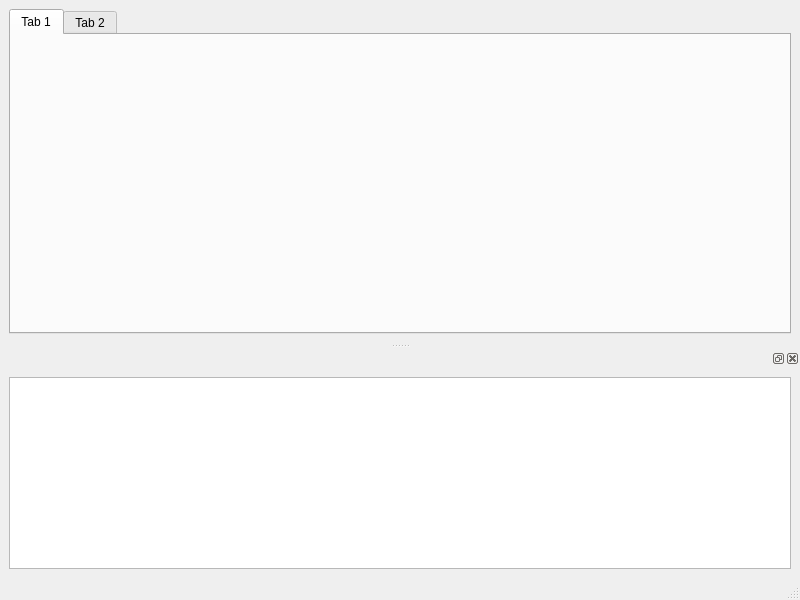
<?xml version="1.0" encoding="UTF-8"?>
<ui version="4.0">
 <class>MainWindow</class>
 <widget class="QMainWindow" name="MainWindow">
  <property name="geometry">
   <rect>
    <x>0</x>
    <y>0</y>
    <width>800</width>
    <height>600</height>
   </rect>
  </property>
  <property name="windowTitle">
   <string>MainWindow</string>
  </property>
  <widget class="QWidget" name="centralwidget">
   <layout class="QGridLayout" name="gridLayout_2">
    <item row="0" column="0">
     <layout class="QGridLayout" name="gridLayout">
      <item row="0" column="0">
       <widget class="QTabWidget" name="tabWidget">
        <widget class="QWidget" name="tab">
         <attribute name="title">
          <string>Tab 1</string>
         </attribute>
        </widget>
        <widget class="QWidget" name="tab_2">
         <attribute name="title">
          <string>Tab 2</string>
         </attribute>
        </widget>
       </widget>
      </item>
     </layout>
    </item>
   </layout>
  </widget>
  <widget class="QMenuBar" name="menubar">
   <property name="geometry">
    <rect>
     <x>0</x>
     <y>0</y>
     <width>800</width>
     <height>26</height>
    </rect>
   </property>
  </widget>
  <widget class="QStatusBar" name="statusbar"/>
  <widget class="QDockWidget" name="dockWidget_2">
   <attribute name="dockWidgetArea">
    <number>8</number>
   </attribute>
   <widget class="QWidget" name="dockWidgetContents_2">
    <layout class="QGridLayout" name="gridLayout_4">
     <item row="0" column="0">
      <layout class="QGridLayout" name="gridLayout_3">
       <property name="spacing">
        <number>7</number>
       </property>
       <item row="0" column="0">
        <widget class="QTableWidget" name="tableWidget"/>
       </item>
      </layout>
     </item>
    </layout>
   </widget>
  </widget>
 </widget>
 <resources/>
 <connections/>
</ui>
